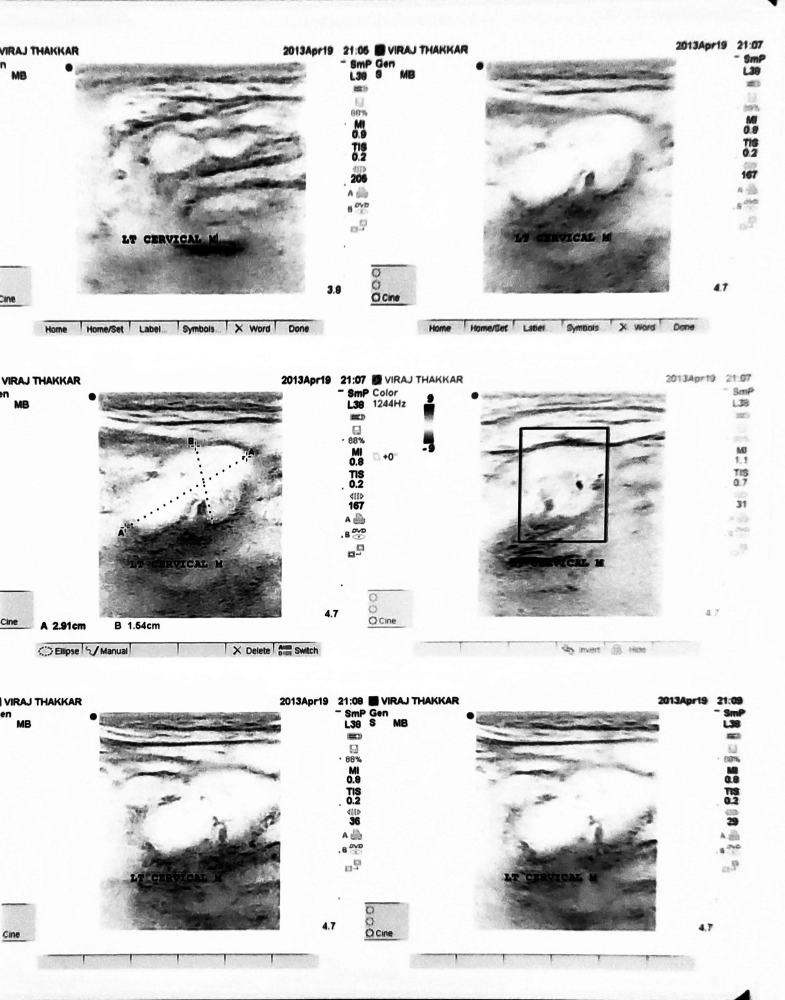
#> input picture Alpha_Testing/Scanned.jpg, 2355 x 3000 px (shown at 1/3 size); its folder holds only this picture in this run
$ python -i Backend_Beta.py   (imports and definitions only)
#> lines starting #> are read from the running program, lines starting #| are printed output that depends on the picture; after the words box and inside, x2 and y2 are one past the last pixel; in counts of white or black regions, pixels touching at a corner belong together
#> further down, picture is the input picture: shape (3000, 2355, 3); min 0, max 255, mean 216.9
import cv2
import numpy as np


import pytesseract
from pytesseract import Output

counter = 0

final_coor = []

# scanned = np.zeros((), np.uint8)

flag = 0


# [95 lines left out: functions blur_function, ocr_function, mouse, warp_function, not called in this run]


# [16 lines of commented-out code are left out]

def auto_crop(img):


    aspect_ratio = img.shape[1]/img.shape[0]
#> aspect_ratio = 0.785

    height = int(1500/aspect_ratio)
#> height = 1910

    img = cv2.resize(img, (1500, height))

    # print(aspect_ratio)

    # pre processing

    blur = cv2.GaussianBlur(img,(5,5),0)

    gray  = cv2.cvtColor(img, cv2.COLOR_BGR2GRAY)

    th4 = cv2.adaptiveThreshold(gray,255,cv2.ADAPTIVE_THRESH_GAUSSIAN_C,cv2.THRESH_BINARY,101,3)
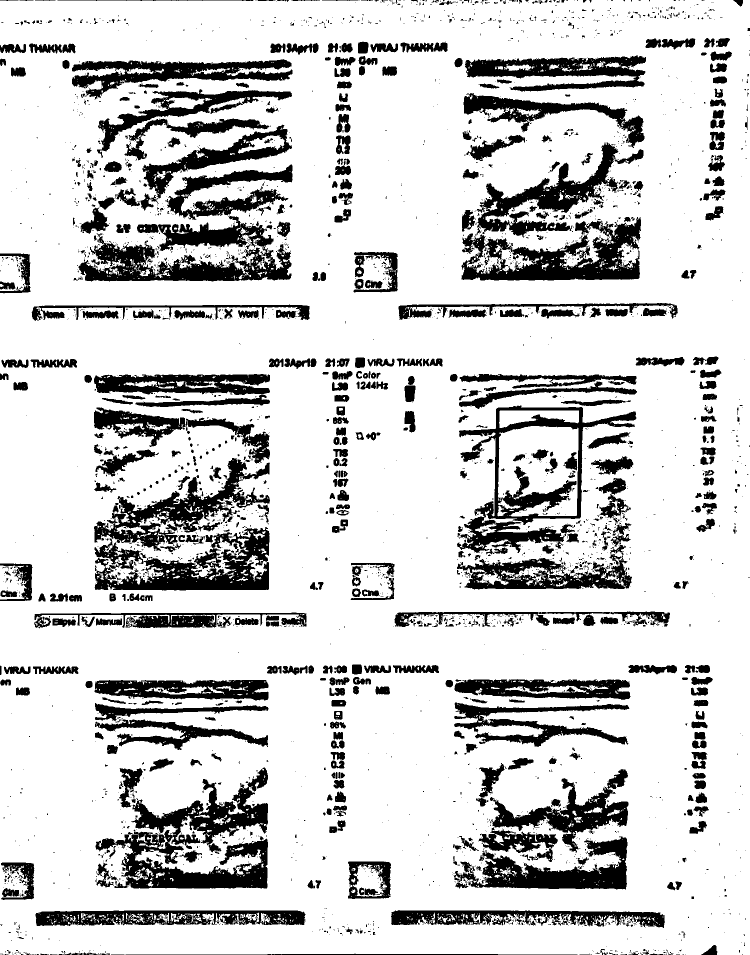
#> th4: shape (1910, 1500) (shown at 1/2 size); 81.4% white; 3127 black regions (2452 under 20 px), largest, box (x1, y1, x2, y2) and area: (191, 1535, 536, 1777) 32055, (156, 431, 583, 563) 25092, (914, 811, 1273, 1106) 22674

    closing = cv2.morphologyEx(th4,cv2.MORPH_CLOSE,np.ones((11,11)),iterations= 1)
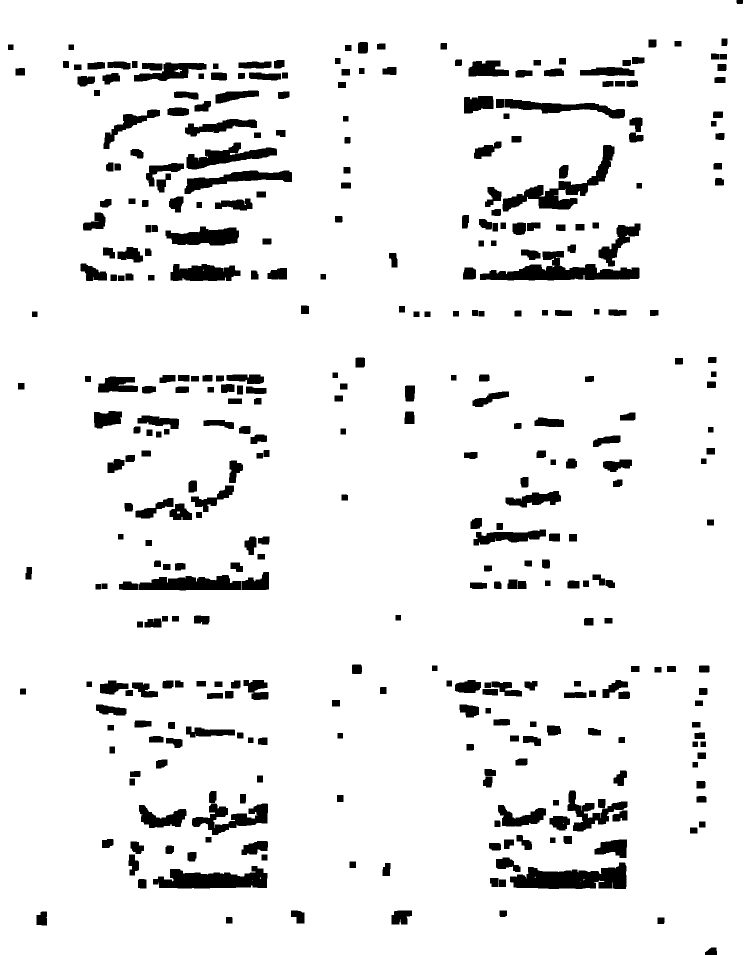
#> closing: shape (1910, 1500) (shown at 1/2 size); 92.7% white; 369 black regions, largest, box (x1, y1, x2, y2) and area: (1020, 1725, 1253, 1778) 8205, (960, 502, 1279, 561) 8053, (1005, 290, 1229, 423) 6976

    canny = cv2.Canny(closing,0,200,3)
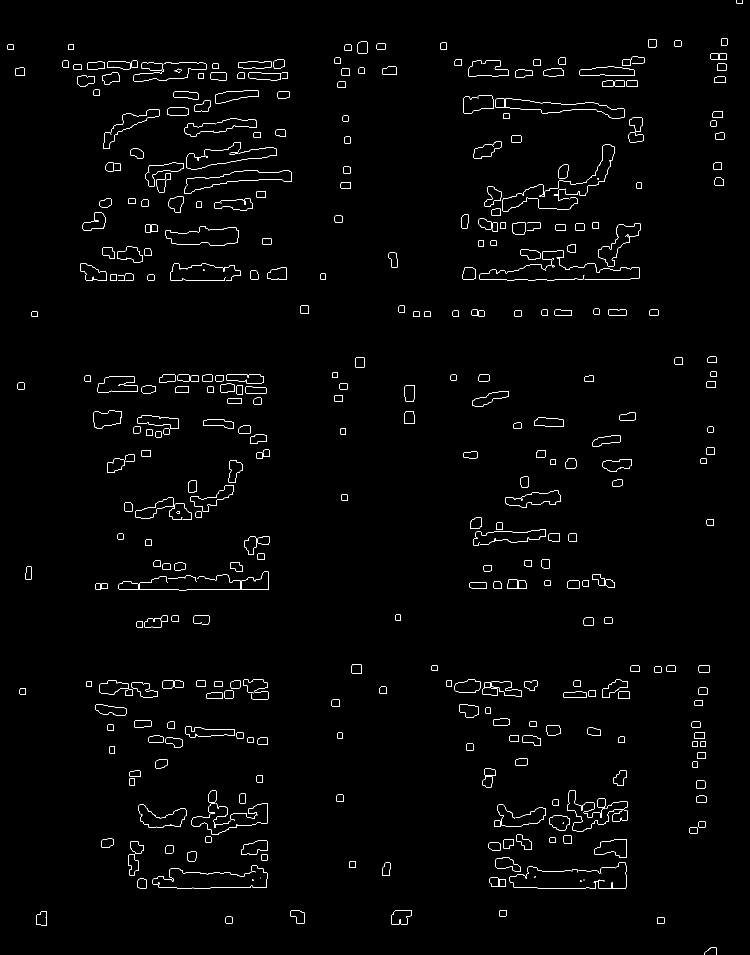
#> canny: shape (1910, 1500) (shown at 1/2 size); 1.2% white in thin lines or dots

    # Finding area of image
    img_area = img.shape[0]*img.shape[1]
#> img_area = 2865000

    contours,_ = cv2.findContours(canny,cv2.RETR_TREE,cv2.CHAIN_APPROX_SIMPLE)
#> contours = 744 contours, 108 with area under 20; largest, box (x1, y1, x2, y2) and area: (991, 197, 1250, 237) 4144, (368, 340, 584, 388) 3986, (368, 340, 584, 388) 3975, (1010, 197, 1250, 237) 3798, (1188, 1678, 1254, 1716) 1636

    # To prevent from detecting the whole page as ROI
    for x in contours:
        if cv2.contourArea(x) > 0.9*img_area:
            contours.remove(x)
#> this loop made 744 passes
#> x on passes 14 to 16: [[1207, 1763], [1208, 1763]], [[1160, 1761], [1160, 1763], [1162, 1763], [1162, 1761]], [[1160, 1762], [1161, 1761], [1162, 1762], [1161, 1763]]

    areas = [cv2.contourArea(c) for c in contours]
#> areas = 744 values, max 4144 at index 635, min 0 at index 13, mean 295.3
    max_index = np.argmax(areas)
#> max_index = 635
    max=contours[max_index]
#> max = contour of 115 points, box (x1, y1, x2, y2) (991, 197, 1250, 237), area 4144

    # approximating polygon
    perimeter = cv2.arcLength(max,True)
#> perimeter = 585.5
    ROI = cv2.approxPolyDP(max,0.02*perimeter,True)
#> ROI = [[991, 199], [992, 215], [1249, 232], [1247, 217]]


    if len(ROI)==4:
        reshaped = ROI.reshape(4,2)
#> reshaped = [[991, 199], [992, 215], [1249, 232], [1247, 217]]

        summation = [(x+y) for x,y in reshaped]
#> summation = [1190, 1207, 1481, 1464]
        difference = [(x-y) for x,y in reshaped]
#> difference = [792, 777, 1017, 1030]

        br_index = np.argmax(summation)
#> br_index = 2
        tl_index = np.argmin(summation)
#> tl_index = 0
        tr_index = np.argmax(difference)
#> tr_index = 3
        bl_index = np.argmin(difference)
#> bl_index = 1

        tl = reshaped[tl_index]
#> tl = [991, 199]
        tr = reshaped[tr_index]
#> tr = [1247, 217]
        bl = reshaped[bl_index]
#> bl = [992, 215]
        br = reshaped[br_index]
#> br = [1249, 232]

        # Warping
        pts1 = np.float32([tl,tr,bl,br])
#> pts1 = [[991, 199], [1247, 217], [992, 215], [1249, 232]]
        pts2 = np.float32([[0, 0], [500, 0], [0, 600], [500, 600]])

        matrix = cv2.getPerspectiveTransform(pts1,pts2)
#> matrix = [[1.5, -0.0937, -1467.5], [-2.18, 31, -4008.4], [-0.000231, 0.000243, 1]]
        warped = cv2.warpPerspective(img, matrix, (500,600))
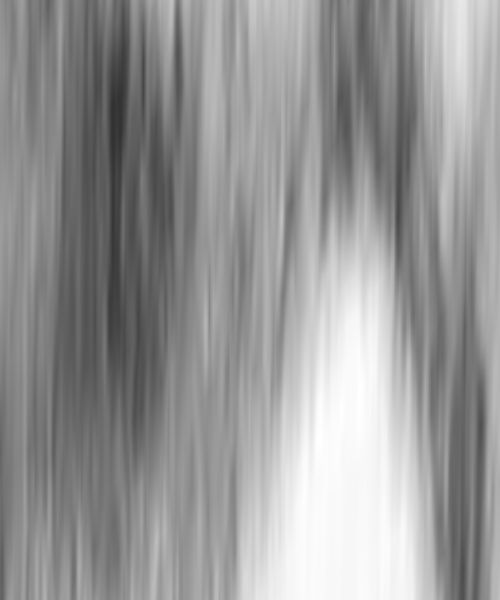
#> warped: shape (600, 500, 3); min 49, max 255, mean 151.1

        cv2.imshow("image",warped)
        print(len(ROI))
#| 4
        return(warped)

    return(img)


>>> import cv2
>>> picture = cv2.imread('Scanned.jpg')
>>> result = auto_crop(picture)
